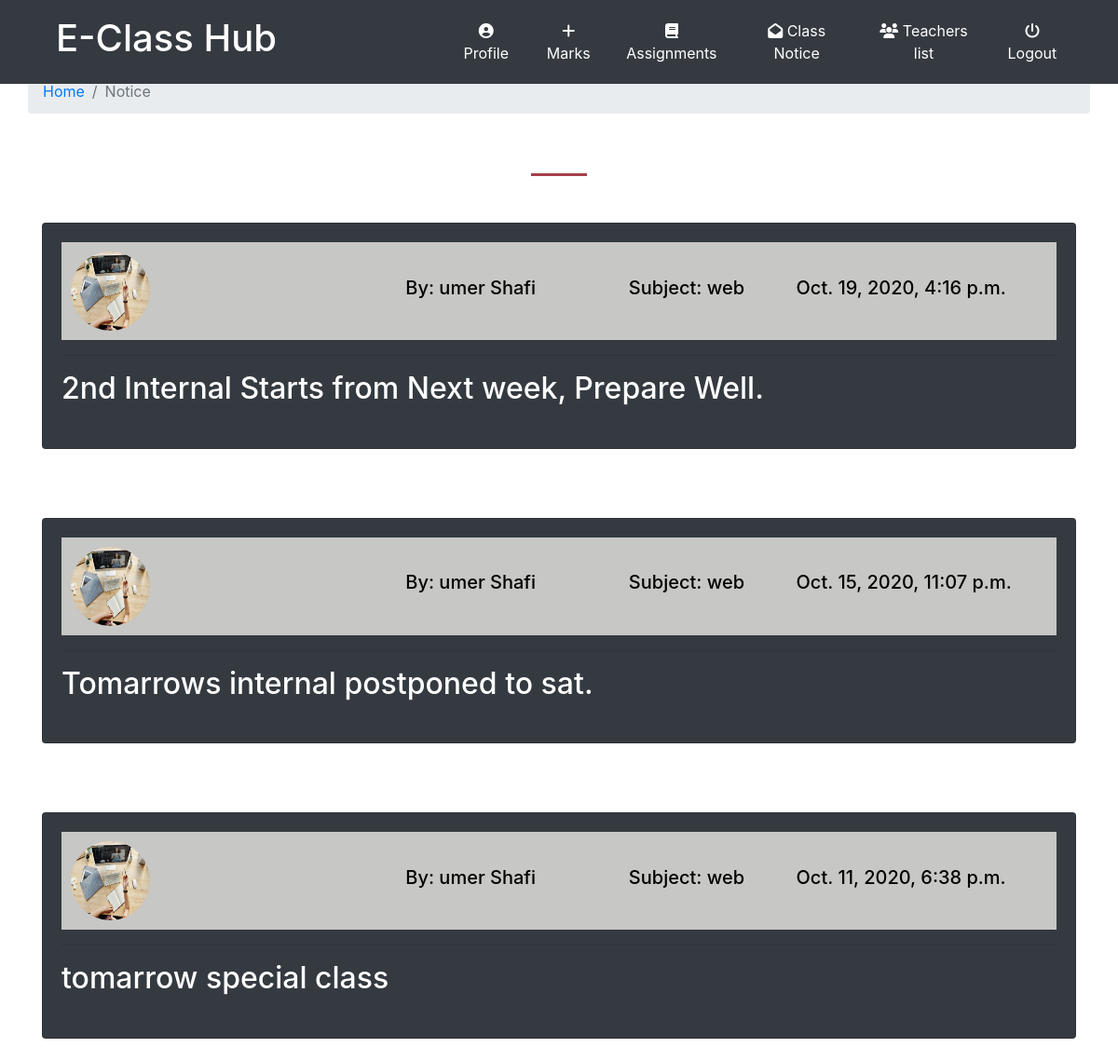
/classroom/student/2/class_notice (signed in), run on the app's committed database.
### classroom/models.py (models this page shows, shortened)
class ClassNotice(models.Model):
    id = models.BigAutoField(primary_key=True)
    teacher = models.ForeignKey(Teacher, related_name='teacher', on_delete=models.CASCADE)
    students = models.ManyToManyField(Student, related_name='class_notice')
    created_at = models.DateTimeField(auto_now=True)
    message = models.TextField()
    message_html = models.TextField(editable=False)
    class Meta:
        ordering = ['-created_at']
        unique_together = ['teacher', 'message']

class Teacher(models.Model):
    user = models.OneToOneField(User, on_delete=models.CASCADE, primary_key=True, related_name='Teacher')
    name = models.CharField(max_length=250)
    subject_name = models.CharField(max_length=250)
    email = models.EmailField(max_length=254)
    phone = models.IntegerField()
    teacher_profile_pic = models.ImageField(upload_to="classroom/teacher_profile_pic", blank=True)
    class_students = models.ManyToManyField(Student, through="StudentsInClass")

### classroom/views.py (the view)
@login_required
def class_notice(request,pk):
    student = get_object_or_404(models.Student,pk=pk)
    return render(request,'classroom/class_notice_list.html',{'student':student})

### template/classroom/class_notice_list.html
{% extends 'classroom/base.html' %}
{% load static %}
{% block content %}
<div class="container ">
		<div class="row">
            <ol class="col-12 breadcrumb">
                <li class="breadcrumb-item"><a href="{% url 'home' %}">Home</a></li>
                <li class="breadcrumb-item active">Notice</li>
            </ol>
        </div>
       <div class="section-heading">
            <h2>Notice</h2>
            <div class="line-dec"></div>
          </div>
  {% if student.class_notice.count == 0 %}
  <h2 class="text-center">No Notice Yet.</h2>
  {% else %}
  {% for notice in student.class_notice.all %}
  <div class="notice">
  <div class="row">
    <div class="col-12 col-md-12">
<div class="card card-body bg-dark">
      <div class="notice-details">
        <div class="row align-items-center">
        <div class="col-2">
          {% if notice.teacher.teacher_profile_pic %}
      <img src="{{ notice.teacher.teacher_profile_pic.url }}" class="notice-img">
      {% else %}
      <img src="{% static 'images/t_profile.png' %}" class="notice-img">
      {% endif %}
        </div>
<div class="offset-2 col-8">
    <div class="row">
        <div class="col-md-4">
          <h5>By: {{ notice.teacher.name }}</h5>
        </div>
        <div class="col-md-3">
          <h5>Subject: {{ notice.teacher.subject_name }}</h5>
        </div>
        <div class="col-md-5">
          <h5>{{ notice.created_at }}</h5>
        </div>
        </div>
 </div>
 </div>
        </div>
        <hr>
        <h2 class="text-white">{{ notice.message_html|safe }}</h2>
        </div>
    </div>
  </div>
  </div>
  <br>
  {% endfor %}
  {% endif %}
</div>
{% endblock %}

### template/classroom/base.html (shortened to what this page needs)
<!DOCTYPE html>
{% load static %}
<html lang="en" dir="ltr">
  <head>
	<link rel="stylesheet" href="https://stackpath.bootstrapcdn.com/bootstrap/4.3.1/css/bootstrap.min.css"
>
	<link rel="stylesheet" href="https://pro.fontawesome.com/releases/v5.10.0/css/all.css"
/>
	<link rel="stylesheet" href=" https://cdnjs.cloudflare.com/ajax/libs/bootstrap-social/5.1.1/bootstrap-social.min.css "/>
    <link rel="stylesheet" href="{% static 'css/base.css' %}">
    <link rel="stylesheet" href="https://pro.fontawesome.com/releases/v5.10.0/css/all.css">
</head>
<body class="bg" style="background-image: url('{% static 'images/bg14.jpg' %}');" >
    <nav class="navbar navbar-expand-md navbar-dark fixed-top bg-dark">
           <div class="container ">
         <div class="col-9 col-md-4">
         <a class="navbar-brand" href="{% url 'home' %}">
            <h1>E-Class Hub</h1>
        </a>
        </div>
      <div class=" collapse navbar-collapse" id="navbarsExampleDefault">
        <ul class="navbar-nav mr-auto bg-dark offset-lg-1" >
        {% if user.is_authenticated %}
        {% if user.is_teacher%}
          <li class="nav-item active">
         <a class="nav-link" href="{% url 'classroom:teacher_detail' pk=user.pk %}"><i class="fa fa-user-circle"></i> Profile</a>
          </li>
         <li class="nav-item dropdown active">
            <a class="nav-link dropdown-toggle" href="http://example.com" id="dropdown01" data-toggle="dropdown" aria-haspopup="true" aria-expanded="false"><i class="fa fa-book"></i> Assignments</a>
            <div class="dropdown-menu text-center" aria-labelledby="dropdown01">
            <a class="dropdown-item" href="{% url 'classroom:upload_assignment' %}">Upload Assignment</a>
          <a class="dropdown-item" href="{% url 'classroom:assignment_list' %}">Assignment list</a>
           <a class="dropdown-item" href="{% url 'classroom:submit_list' %}">View Submissions</a>
            </div
          </li>
          <li class="nav-item dropdown active">
    <a class="nav-link dropdown-toggle" href="http://example.com" id="dropdown01" data-toggle="dropdown" aria-haspopup="true" aria-expanded="false"><i class="fa fa-graduation-cap"></i> Students</a>
            <div class="dropdown-menu text-center" aria-labelledby="dropdown01">
                  <a class="dropdown-item" href="{% url 'classroom:students_list' %}">All Students List</a>
          <a class="dropdown-item" href="{% url 'classroom:class_student_list'%}">Class Students List</a>
            </div>
          </li>
           <li class="nav-item active">
           <a class="nav-link" href="{% url 'classroom:write_notice' %}"><i class="fa fa-envelope"></i> Post Notice</a>
          </li>
           <li class="nav-item active">
           <a class="nav-link" href="{% url 'classroom:messages_list' pk=user.pk %}"><i class="fa fa-inbox"></i> Inbox</a>
          </li>
    {% else %}
            <li class="nav-item active">
           <a class="nav-link" href="{% url 'classroom:student_detail' pk=user.pk %}"><i class="fa fa-user-circle"></i> Profile</a>
          </li>
           <li class="nav-item active">
           <a class="nav-link" href="{% url 'classroom:all_marks_list' pk=user.pk %}"><i class="fa fa-plus"></i> Marks</a>
          </li>
            <li class="nav-item active">
          <a class="nav-link" href="{% url 'classroom:class_assignment' %}"><i class="fa fa-book"></i> Assignments</a>
          </li>
           <li class="nav-item active">
           <a class="nav-link" href="{% url 'classroom:class_notice' pk=user.pk %}"><i class="fa fa-envelope-open"></i> Class Notice</a>
          </li>
            <li class="nav-item active">
           <a class="nav-link" href="{% url 'classroom:teachers_list' %}"><i class="fa fa-users"></i> Teachers list</a>
          </li>
     {% endif %}
           <li class="nav-item active">
           <a class="nav-link" href="{% url 'classroom:logout' %}"><i class="fa fa-power-off"></i> Logout</a>
          </li>
     {% endif %}
        </ul>
</div>
      </div>
    </nav>
<div class="text-white">
     <br>
{% block content %}
{% endblock %}
</div>
	</body>
</html>

### static/css/base.css (style rules this page uses)
nav { width: 100%; background: #00316b; margin-bottom: 0; }
ul { width: 100%; margin: 0 auto; padding: 0; display: none; margin-bottom: 0; background: #00316b; }
ul li { list-style: none; display: block; padding: 5px; text-align: center; margin: 0; }
ul li a { color: #fff; text-decoration: none; display: block; }
.active { display: block; }
.notice { margin-top: 50px; }
.notice .notice-details { background: #c7c7c5; padding: 10px; color: black; }
.notice .notice-img { width:85px; height:85px; border-radius: 50%; }
.section-heading { text-align: center; }
.section-heading h2 { font-size: 32px; font-weight: 700; color: #fff; }
.section-heading .line-dec { width: 60px; height: 3px; background-color: #a43f49; margin: 10px auto; }
.bg { height: 100%; width:100%; background-attachment: fixed; background-position: center; background-repeat: no-repeat; background-size: cover; }

### data on the page
ClassNotice: teacher.teacher_profile_pic (picture), teacher.name "umer Shafi", teacher.subject_name "web", created_at "Oct. 19, 2020, 4:16 p.m.", message_html "2nd Internal Starts from Next week, Prepare Well."
ClassNotice: teacher.teacher_profile_pic (picture), teacher.name "umer Shafi", teacher.subject_name "web", created_at "Oct. 15, 2020, 11:07 p.m.", message_html "Tomarrows internal postponed to sat."
ClassNotice: teacher.teacher_profile_pic (picture), teacher.name "umer Shafi", teacher.subject_name "web", created_at "Oct. 11, 2020, 6:38 p.m.", message_html "tomarrow special class"
